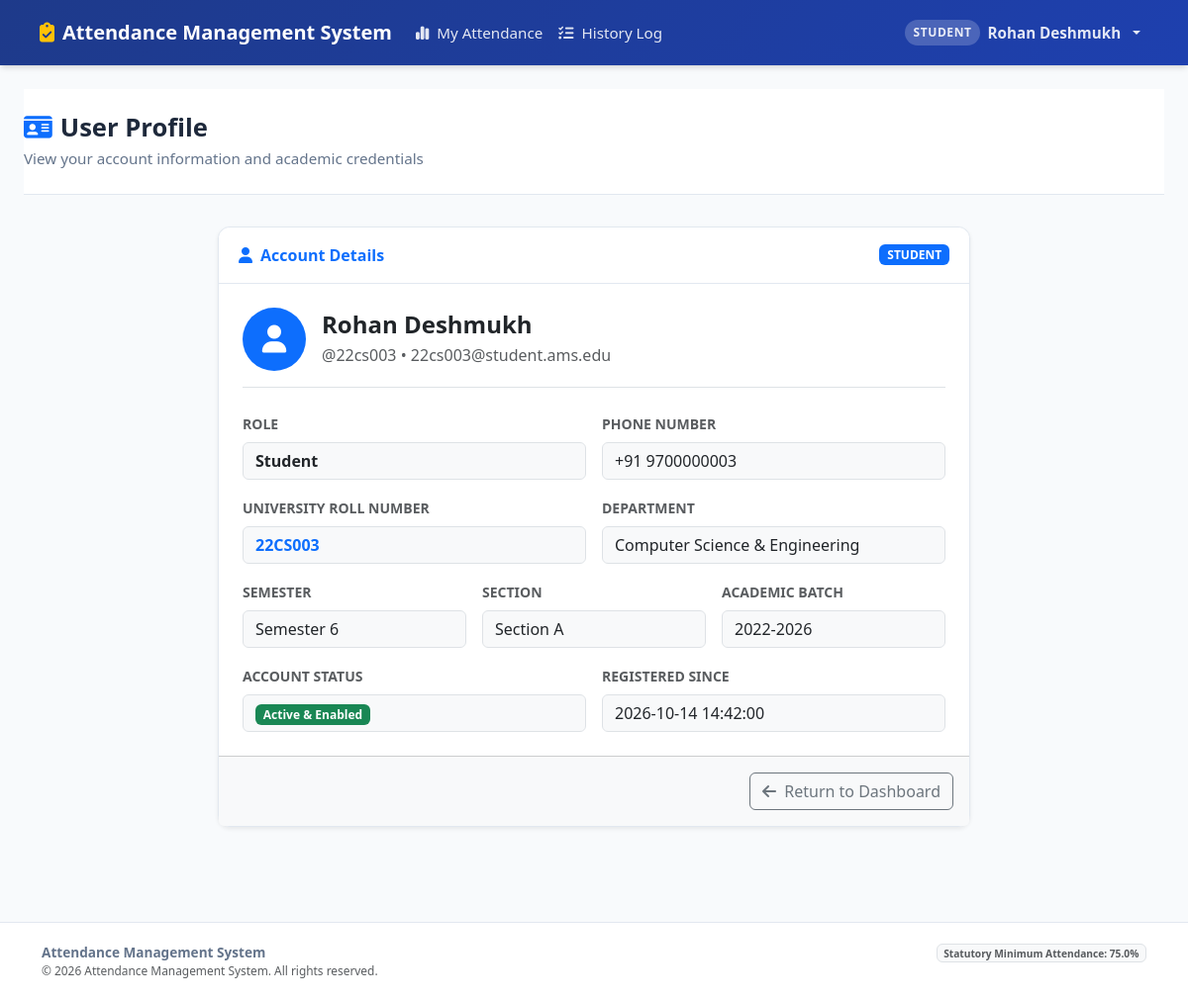
Page /profile (signed in) on the committed database.
### tables this page shows
CREATE TABLE users (
        id INTEGER PRIMARY KEY AUTOINCREMENT,
        username TEXT UNIQUE NOT NULL,
        email TEXT UNIQUE NOT NULL,
        password_hash TEXT NOT NULL,
        role TEXT NOT NULL CHECK(role IN ('admin', 'faculty', 'student')),
        full_name TEXT NOT NULL,
        phone TEXT,
        is_active INTEGER NOT NULL DEFAULT 1,
        created_at TIMESTAMP DEFAULT CURRENT_TIMESTAMP
    );

CREATE TABLE students (
        id INTEGER PRIMARY KEY AUTOINCREMENT,
        user_id INTEGER UNIQUE NOT NULL,
        roll_number TEXT UNIQUE NOT NULL,
        department TEXT NOT NULL DEFAULT 'Computer Science & Engineering',
        semester INTEGER NOT NULL DEFAULT 6,
        section TEXT NOT NULL DEFAULT 'A',
        batch_year TEXT NOT NULL DEFAULT '2022-2026',
        FOREIGN KEY (user_id) REFERENCES users(id) ON DELETE CASCADE
    );

### app.py (the view)
@app.route('/profile')
@login_required
def user_profile():
    user = models.get_user_by_id(session['user_id'])
    return render_template('common/profile.html', user=user)

### app.py (called while the page is built)
def login_required(f):
    @wraps(f)
    def decorated_function(*args, **kwargs):
        if 'user_id' not in session:
            flash("Please log in to access this page.", "warning")
            return redirect(url_for('login', next=request.url))
        return f(*args, **kwargs)
    return decorated_function

@app.context_processor
def inject_global_vars():
    return {
        'current_user': {
            'id': session.get('user_id'),
            'username': session.get('username'),
            'role': session.get('role'),
            'full_name': session.get('full_name'),
            'roll_number': session.get('roll_number'),
            'faculty_id': session.get('faculty_id')
        },
        'now': datetime.now(),
        'today_date': date.today().strftime('%Y-%m-%d'),
        'attendance_threshold': Config.ATTENDANCE_THRESHOLD
    }

### database.py (called while the page is built)
def get_db():
    if has_app_context():
        if 'db' not in g:
            g.db = sqlite3.connect(Config.DATABASE)
            g.db.row_factory = sqlite3.Row
            g.db.execute("PRAGMA foreign_keys = ON;")
        return g.db
    return get_standalone_db()

### models.py (called while the page is built)
def get_user_by_id(user_id):
    db = get_db()
    cursor = db.cursor()
    cursor.execute("SELECT * FROM users WHERE id = ?", (user_id,))
    user = cursor.fetchone()
    if not user:
        return None
    user_dict = dict(user)
    if user['role'] == 'student':
        cursor.execute("SELECT * FROM students WHERE user_id = ?", (user_id,))
        s_row = cursor.fetchone()
        if s_row:
            user_dict['student_details'] = dict(s_row)
    elif user['role'] == 'faculty':
        cursor.execute("SELECT * FROM faculty WHERE user_id = ?", (user_id,))
        f_row = cursor.fetchone()
        if f_row:
            user_dict['faculty_details'] = dict(f_row)
    return user_dict

### templates/common/profile.html (shortened to what this page needs)
{% extends 'base.html' %}
{% block content %}
<div class="page-header">
    <h1><i class="fa-solid fa-id-card text-primary me-2"></i>User Profile</h1>
    <p>View your account information and academic credentials</p>
</div>
<div class="row justify-content-center">
    <div class="col-lg-8">
        <div class="card shadow-sm mb-4">
            <div class="card-header bg-white py-3 d-flex justify-content-between align-items-center">
                <span class="fw-bold text-primary"><i class="fa-solid fa-user me-2"></i>Account Details</span>
                <span class="badge bg-primary text-uppercase">{{ user.role }}</span>
            </div>
            <div class="card-body p-4">
                <div class="d-flex align-items-center gap-3 mb-4 pb-3 border-bottom">
                    <div class="bg-primary text-white rounded-circle d-flex align-items-center justify-content-center" style="width: 64px; height: 64px; font-size: 1.75rem;">
                        <i class="fa-solid fa-user"></i>
                    </div>
                    <div>
                        <h4 class="fw-bold mb-1">{{ user.full_name }}</h4>
                        <div class="text-muted">@{{ user.username }} &bull; {{ user.email }}</div>
                    </div>
                </div>
                <div class="row g-3">
                    <div class="col-md-6">
                        <label class="form-label text-muted small text-uppercase fw-semibold">Role</label>
                        <div class="form-control bg-light fw-bold text-capitalize">{{ user.role }}</div>
                    </div>
                    <div class="col-md-6">
                        <label class="form-label text-muted small text-uppercase fw-semibold">Phone Number</label>
                        <div class="form-control bg-light">{{ user.phone or 'Not provided' }}</div>
                    </div>
                    {% if user.role == 'student' and user.student_details %}
                        <div class="col-md-6">
                            <label class="form-label text-muted small text-uppercase fw-semibold">University Roll Number</label>
                            <div class="form-control bg-light fw-bold text-primary">{{ user.student_details.roll_number }}</div>
                        </div>
                        <div class="col-md-6">
                            <label class="form-label text-muted small text-uppercase fw-semibold">Department</label>
                            <div class="form-control bg-light">{{ user.student_details.department }}</div>
                        </div>
                        <div class="col-md-4">
                            <label class="form-label text-muted small text-uppercase fw-semibold">Semester</label>
                            <div class="form-control bg-light">Semester {{ user.student_details.semester }}</div>
                        </div>
                        <div class="col-md-4">
                            <label class="form-label text-muted small text-uppercase fw-semibold">Section</label>
                            <div class="form-control bg-light">Section {{ user.student_details.section }}</div>
                        </div>
                        <div class="col-md-4">
                            <label class="form-label text-muted small text-uppercase fw-semibold">Academic Batch</label>
                            <div class="form-control bg-light">{{ user.student_details.batch_year }}</div>
                        </div>
                    {% endif %}
                    <div class="col-md-6">
                        <label class="form-label text-muted small text-uppercase fw-semibold">Account Status</label>
                        <div class="form-control bg-light">
                            {% if user.is_active %}
                                <span class="badge bg-success">Active & Enabled</span>
                            {% else %}
                                <span class="badge bg-secondary">Inactive</span>
                            {% endif %}
                        </div>
                    </div>
                    <div class="col-md-6">
                        <label class="form-label text-muted small text-uppercase fw-semibold">Registered Since</label>
                        <div class="form-control bg-light">{{ user.created_at }}</div>
                    </div>
                </div>
            </div>
            <div class="card-footer bg-light text-end p-3">
                <a href="{{ url_for('index') }}" class="btn btn-outline-secondary">
                    <i class="fa-solid fa-arrow-left me-1"></i> Return to Dashboard
                </a>
            </div>
        </div>
    </div>
</div>
{% endblock %}

### templates/base.html (shortened to what this page needs)
<!DOCTYPE html>
<html lang="en">
<head>
    <link href="https://cdn.jsdelivr.net/npm/bootstrap@5.3.3/dist/css/bootstrap.min.css" rel="stylesheet">
    <link href="https://cdnjs.cloudflare.com/ajax/libs/font-awesome/6.5.1/css/all.min.css" rel="stylesheet">
    <link href="{{ url_for('static', filename='css/style.css') }}" rel="stylesheet">
</head>
<body>
    <nav class="navbar navbar-expand-lg navbar-dark navbar-custom">
        <div class="container-fluid px-lg-4">
            <a class="navbar-brand" href="{{ url_for('index') }}">
                <i class="fa-solid fa-clipboard-check text-warning"></i>
                <span>Attendance Management System</span>
            </a>
            <div class="collapse navbar-collapse" id="amsNavbar">
                <ul class="navbar-nav me-auto mb-2 mb-lg-0">
                    {% if current_user.role == 'admin' %}
                        <li class="nav-item">
                            <a class="nav-link {% if request.endpoint == 'admin_dashboard' %}active{% endif %}" href="{{ url_for('admin_dashboard') }}">
                                <i class="fa-solid fa-gauge-high me-1"></i> Dashboard
                            </a>
                        </li>
                        <li class="nav-item">
                            <a class="nav-link {% if 'admin_users' in request.endpoint %}active{% endif %}" href="{{ url_for('admin_users') }}">
                                <i class="fa-solid fa-users-gear me-1"></i> Manage Users
                            </a>
                        </li>
                        <li class="nav-item">
                            <a class="nav-link {% if 'admin_subjects' in request.endpoint %}active{% endif %}" href="{{ url_for('admin_subjects') }}">
                                <i class="fa-solid fa-book-bookmark me-1"></i> Subjects
                            </a>
                        </li>
                        <li class="nav-item">
                            <a class="nav-link {% if request.endpoint == 'admin_attendance' %}active{% endif %}" href="{{ url_for('admin_attendance') }}">
                                <i class="fa-solid fa-calendar-days me-1"></i> Attendance Logs
                            </a>
                        </li>
                        <li class="nav-item">
                            <a class="nav-link {% if request.endpoint == 'admin_reports' %}active{% endif %}" href="{{ url_for('admin_reports') }}">
                                <i class="fa-solid fa-chart-pie me-1"></i> Reports
                            </a>
                        </li>
                    {% elif current_user.role == 'student' %}
                        <li class="nav-item">
                            <a class="nav-link {% if request.endpoint == 'student_dashboard' %}active{% endif %}" href="{{ url_for('student_dashboard') }}">
                                <i class="fa-solid fa-chart-simple me-1"></i> My Attendance
                            </a>
                        </li>
                        <li class="nav-item">
                            <a class="nav-link {% if request.endpoint == 'student_history' %}active{% endif %}" href="{{ url_for('student_history') }}">
                                <i class="fa-solid fa-list-check me-1"></i> History Log
                            </a>
                        </li>
                    {% endif %}
                </ul>
                <ul class="navbar-nav ms-auto align-items-center">
                    {% if current_user.id %}
                        <li class="nav-item dropdown">
                            <a class="nav-link dropdown-toggle d-flex align-items-center gap-2" href="#" role="button" data-bs-toggle="dropdown">
                                <span class="navbar-badge">{{ current_user.role }}</span>
                                <span class="fw-semibold">{{ current_user.full_name }}</span>
                            </a>
                        </li>
                    {% endif %}
                </ul>
            </div>
        </div>
    </nav>
    <main class="py-4">
        <div class="container-fluid px-lg-4">
            {% block content %}{% endblock %}
        </div>
    </main>
    <footer class="text-center">
        <div class="container">
            <div class="row">
                <div class="col-md-6 text-md-start mb-2 mb-md-0">
                    <span class="fw-semibold">Attendance Management System</span>
                    <div class="text-muted small">&copy; 2026 Attendance Management System. All rights reserved.</div>
                </div>
                <div class="col-md-6 text-md-end">
                    <span class="badge bg-light text-muted border">Statutory Minimum Attendance: {{ attendance_threshold }}%</span>
                </div>
            </div>
        </div>
    </footer>
</body>
</html>

### static/css/style.css (style rules this page uses)
:root { --primary-color: #1e3a8a; --primary-hover: #172554; --primary-light: #eff6ff; --secondary-color: #475569; --success-color: #059669; --success-light: #ecfdf5; --danger-color: #dc2626; --danger-light: #fef2f2; --warning-color: #d97706; --warning-light: #fffbeb; --info-color: #0284c7; --bg-page: #f8fafc; --card-bg: #ffffff; --text-primary: #1e293b; --text-muted: #64748b; --border-color: #e2e8f0; --shadow-sm: 0 1px 2px 0 rgb(0 0 0 / 0.05); --shadow-md: 0 4px 6px -1px rgb(0 0 0 / 0.1), 0 2px 4px -2px rgb(0 0 0 / 0.1); --shadow-lg: 0 10px 15px -3px rgb(0 0 0 / 0.1), 0 4px 6px -4px rgb(0 0 0 / 0.1); --radius-sm: 0.375rem; --radius-md: 0.5rem; --radius-lg: 0.75rem; }
body { font-family: 'Segoe UI', system-ui, -apple-system, BlinkMacSystemFont, Roboto, sans-serif; background-color: var(--bg-page); color: var(--text-primary); min-height: 100vh; display: flex; flex-direction: column; }
main { flex: 1 0 auto; }
.navbar-custom { background: linear-gradient(135deg, #1e3a8a 0%, #1e40af 100%); box-shadow: var(--shadow-md); padding: 0.75rem 1rem; }
.navbar-custom .navbar-brand { font-weight: 700; font-size: 1.25rem; color: #ffffff; display: flex; align-items: center; gap: 0.5rem; }
.navbar-custom .nav-link { color: rgba(255, 255, 255, 0.88); font-weight: 500; font-size: 0.95rem; padding: 0.5rem 0.85rem; border-radius: var(--radius-sm); transition: all 0.2s ease; }
.navbar-badge { background-color: rgba(255, 255, 255, 0.2); font-size: 0.75rem; padding: 0.25rem 0.5rem; border-radius: 9999px; text-transform: uppercase; font-weight: 600; letter-spacing: 0.05em; }
.page-header { background: #ffffff; border-bottom: 1px solid var(--border-color); padding: 1.5rem 0; margin-bottom: 2rem; }
.page-header h1 { font-size: 1.6rem; font-weight: 700; color: var(--text-primary); margin-bottom: 0.25rem; }
.page-header p { color: var(--text-muted); margin-bottom: 0; font-size: 0.95rem; }
.card { border: 1px solid var(--border-color); border-radius: var(--radius-lg); box-shadow: var(--shadow-sm); background-color: var(--card-bg); transition: transform 0.2s ease, box-shadow 0.2s ease; }
.card-header { background-color: #ffffff; border-bottom: 1px solid var(--border-color); font-weight: 600; padding: 1rem 1.25rem; border-top-left-radius: var(--radius-lg) !important; border-top-right-radius: var(--radius-lg) !important; }
footer { background: #ffffff; border-top: 1px solid var(--border-color); padding: 1.25rem 0; margin-top: 3rem; font-size: 0.85rem; color: var(--text-muted); }

### rows in the picture
users: role "STUDENT", full_name "Rohan Deshmukh", username "22cs003", email "22cs003@student.ams.edu", role "Student", phone "+91 9700000003", created_at "2026-10-14 14:42:00"
students: student_details.roll_number "22CS003", student_details.department "Computer Science & Engineering", student_details.semester "6", student_details.section "A", student_details.batch_year "2022-2026"

### other values in the picture
{{ attendance_threshold }} "75.0"
